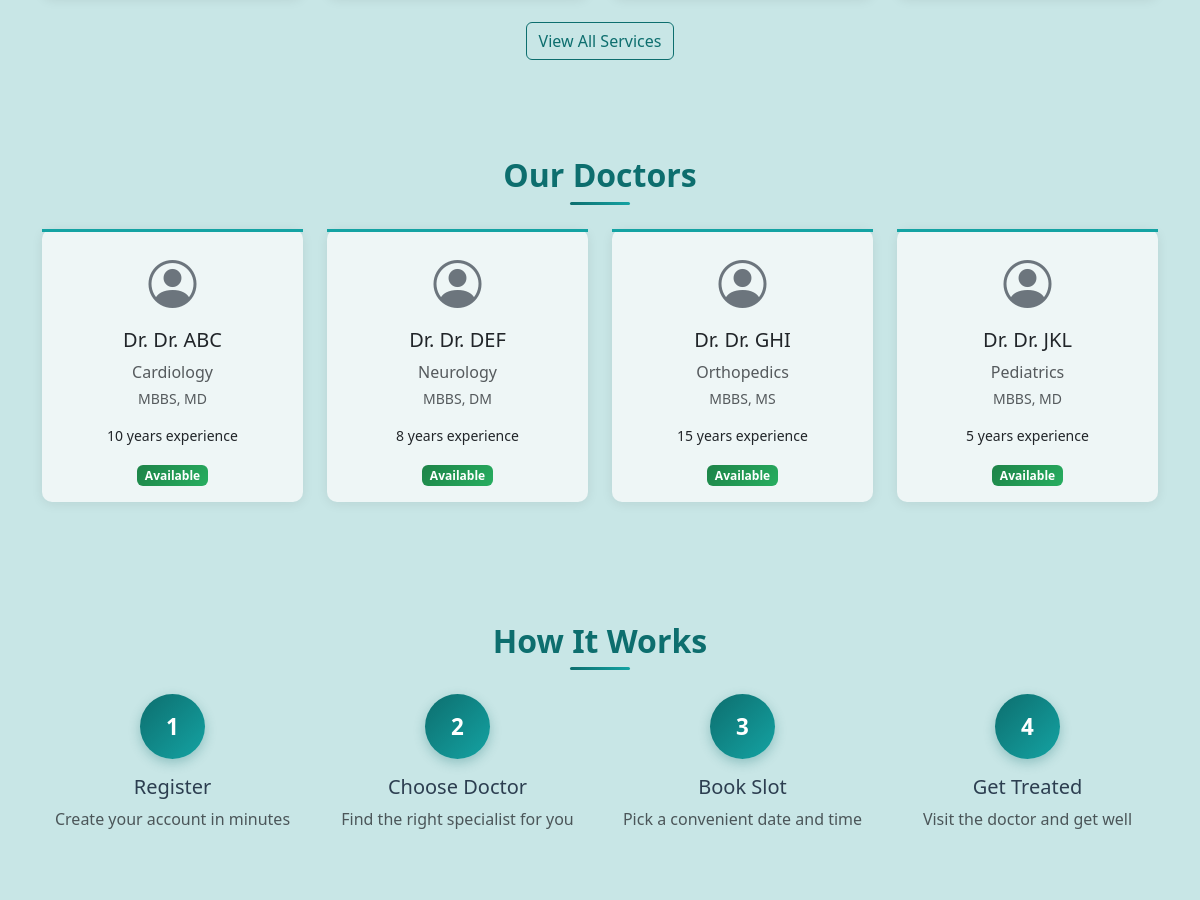
The app's page / (middle part), older data.
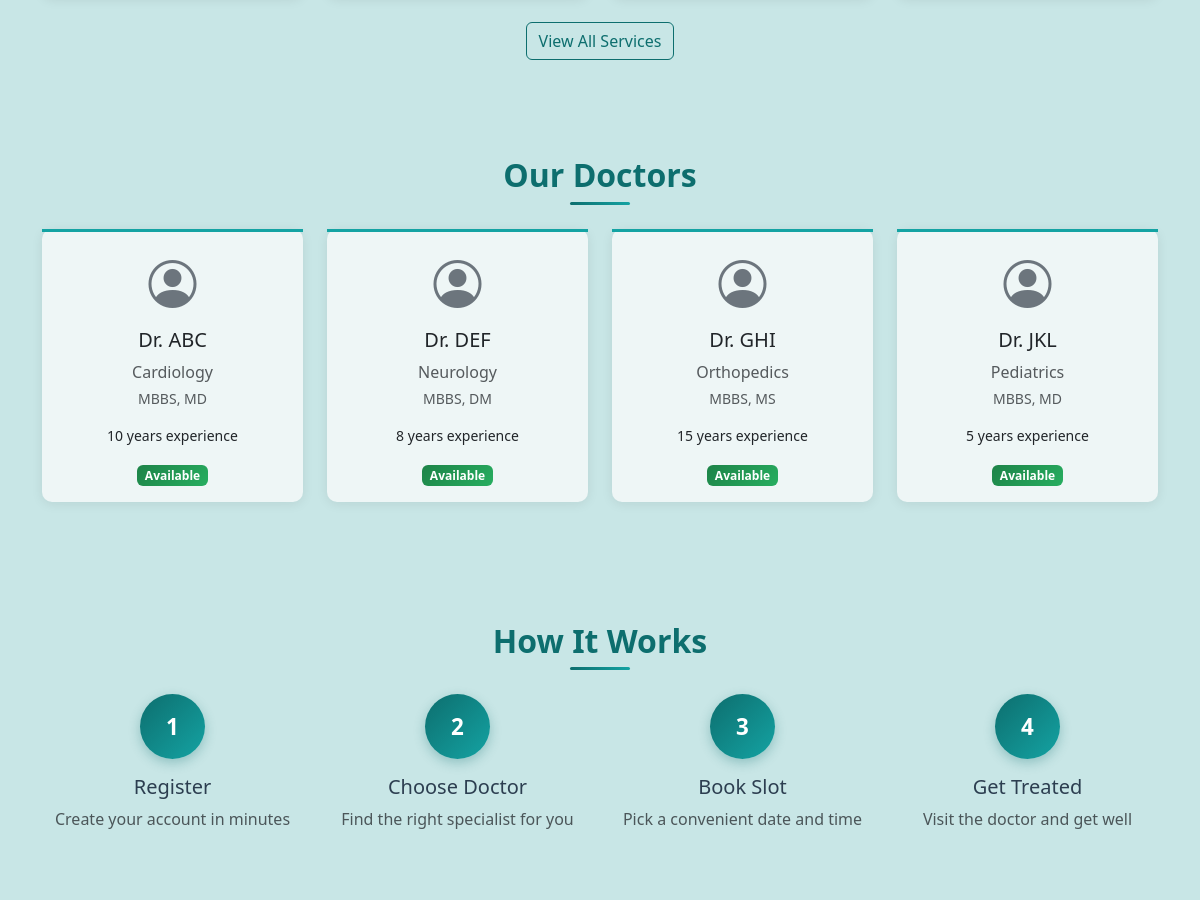
The same page, newer data.
### tables this page shows
CREATE TABLE doctors (
            id INTEGER PRIMARY KEY AUTOINCREMENT,
            full_name TEXT NOT NULL,
            username TEXT UNIQUE NOT NULL,
            password_hash TEXT NOT NULL,
            email TEXT,
            phone TEXT,
            specialization_id INTEGER,
            qualification TEXT,
            experience INTEGER DEFAULT 0,
            bio TEXT,
            is_available INTEGER DEFAULT 1,
            FOREIGN KEY (specialization_id) REFERENCES specializations(id)
        );

CREATE TABLE specializations (
            id INTEGER PRIMARY KEY AUTOINCREMENT,
            name TEXT UNIQUE NOT NULL
        );

### app.py (the view)
@app.route('/')
def home():
    db = get_db()
    services = db.execute("SELECT * FROM services WHERE is_active=1 LIMIT 4").fetchall()
    doctors = db.execute("""
        SELECT d.*, s.name as specialization
        FROM doctors d JOIN specializations s ON d.specialization_id = s.id
        WHERE d.is_available = 1 LIMIT 4
    """).fetchall()
    total_doctors = db.execute("SELECT COUNT(*) FROM doctors").fetchone()[0]
    total_patients = db.execute("SELECT COUNT(*) FROM users").fetchone()[0]
    total_services = db.execute("SELECT COUNT(*) FROM services WHERE is_active=1").fetchone()[0]
    return render_template('index.html', services=services, doctors=doctors,
                           total_doctors=total_doctors, total_patients=total_patients,
                           total_services=total_services)

### app.py (called while the page is built)
def get_db():
    if 'db' not in g:
        g.db = sqlite3.connect(DATABASE)
        g.db.row_factory = sqlite3.Row
        g.db.execute("PRAGMA foreign_keys = ON")
    return g.db

@app.context_processor
def inject_now():
    return {'now': datetime.now()}

### templates/index.html (shortened to what this page needs)
{% extends 'base.html' %}
{% block content %}
<section class="py-5">
    <div class="container">
        <div class="row mt-4">
        </div>
        <div class="text-center">
            <a href="{{ url_for('services') }}" class="btn btn-outline-primary">View All Services</a>
        </div>
    </div>
</section>
{% if doctors %}
<section class="py-5">
    <div class="container">
        <h2 class="text-center mb-4 section-title">Our Doctors</h2>
        <div class="row mt-4">
            {% for doc in doctors %}
            <div class="col-md-3 col-sm-6 mb-4">
                <div class="card h-100 text-center doctor-card">
                    <div class="card-body">
                        <i class="bi bi-person-circle text-secondary" style="font-size: 3rem;"></i>
                        <h5 class="card-title mt-2">Dr. {{ doc.full_name }}</h5>
                        <p class="text-muted mb-1">{{ doc.specialization }}</p>
                        <p class="small text-muted">{{ doc.qualification }}</p>
                        <p class="small">{{ doc.experience }} years experience</p>
                        <span class="badge bg-success">Available</span>
                    </div>
                </div>
            </div>
            {% endfor %}
        </div>
    </div>
</section>
{% endif %}
<section class="py-5">
    <div class="container">
        <h2 class="text-center mb-4 section-title">How It Works</h2>
        <div class="row text-center mt-4">
            <div class="col-md-3 mb-3">
                <div class="step-circle">
                    1
                </div>
                <h5 class="mt-3">Register</h5>
                <p class="text-muted">Create your account in minutes</p>
            </div>
            <div class="col-md-3 mb-3">
                <div class="step-circle">
                    2
                </div>
                <h5 class="mt-3">Choose Doctor</h5>
                <p class="text-muted">Find the right specialist for you</p>
            </div>
            <div class="col-md-3 mb-3">
                <div class="step-circle">
                    3
                </div>
                <h5 class="mt-3">Book Slot</h5>
                <p class="text-muted">Pick a convenient date and time</p>
            </div>
            <div class="col-md-3 mb-3">
                <div class="step-circle">
                    4
                </div>
                <h5 class="mt-3">Get Treated</h5>
                <p class="text-muted">Visit the doctor and get well</p>
            </div>
        </div>
    </div>
</section>
{% endblock %}

Row changes from the older to the newer data that the page shows:
changed doctors "Cardiology": full_name "Dr. ABC" → "ABC"
changed doctors "MBBS, DM": full_name "Dr. DEF" → "DEF"
changed doctors "MBBS, MS": full_name "Dr. GHI" → "GHI"
changed doctors "Pediatrics": full_name "Dr. JKL" → "JKL"
